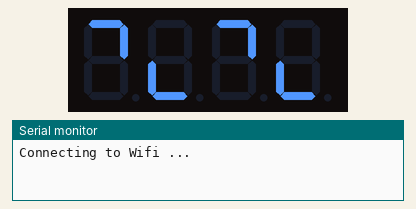
Bench run of a sketch on a simulated ESP8266 (NodeMCU). On the bench: 4-digit seven-segment display, the last lines printed to the serial monitor. WiFi joins after 1.5 s; servers stay silent unless stated; network time is answered at once with the bench clock; the local clock reads 2024-03-15 10:24:30 at power-on unless the sketch sets it.

Above: at 0.1 s.
At 0.8 s:
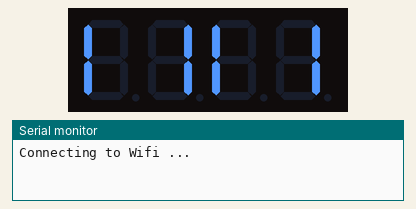
At 1.9 s:
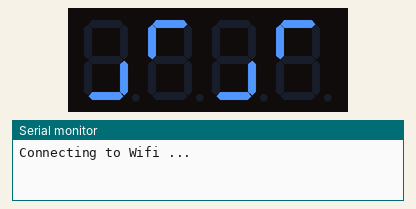
At 3.7 s:
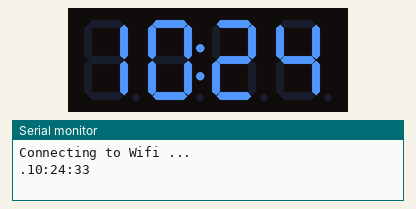
At 38.6 s:
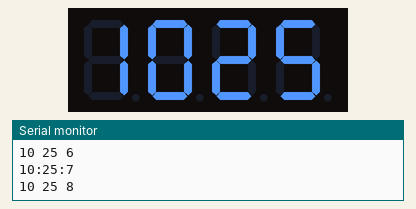

The sketch:

ESP8266-7-Segment-Clock.ino
```cpp
#include <Arduino.h>
#include <TM1637Display.h>
#include <NTPClient.h>
#include <ESP8266WiFi.h>
#include <WiFiUdp.h>

// Module connection pins (Digital Pins)
#define CLK 5
#define DIO 4

// Wifi Credentials
const char *ssid     = "Your_SSID";
const char *password = "Your_Password";


const long utcOffsetInSeconds = -5*60*60;

// Debugging?
const bool debugging = true;

String console;

// brightness // time
byte brightness[] = {      0,  //  unused
                           0,  //  1am
                           0,  //  2am
                           1,  //  3am
                           1,  //  4am
                           1,  //  5am
                           1,  //  6am
                           1,  //  7am
                           2,  //  8am
                           3,  //  9am
                           4,  //  10am
                           4,  //  11am
                           4,  //  12pm
                           4,  //  1pm
                           4,  //  2pm
                           4,  //  3pm
                           4,  //  4pm
                           4,  //  5pm
                           3,  //  6pm
                           3,  //  7pm
                           2,  //  8pm
                           2,  //  9pm
                           1,  //  10pm
                           0,  //  11pm
                           0   //  12am
                     };

byte data[4];
int loadData = 3;


TM1637Display display(CLK, DIO);
WiFiUDP ntpUDP;
NTPClient timeClient(ntpUDP, "pool.ntp.org", utcOffsetInSeconds);

void setup(){
    display.setBrightness(4);

    Serial.begin(115200);
    WiFi.begin(ssid, password);


    if( debugging) Serial.println( "Connecting to Wifi ...");
    while ( WiFi.status() != WL_CONNECTED ) {
         load(50, 50);
         if( debugging) Serial.print( ".");
    }
    timeClient.begin();
    timeClient.update();
    for( int y = 0; y++; y<100)
    {
    loading(50-3*sqrt(y));
    }
}

void loop()
{


      int minutes = timeClient.getMinutes();
      int seconds = timeClient.getSeconds();
      int hour = timeClient.getHours();
      int hour_12 = (hour+11)%12+1;

      display.setBrightness(brightness[hour]);

          for( int s = seconds; s < 60; s++){

            if ( s % 2) {
              display.showNumberDecEx(minutes, 0, true, 2, 2);
              display.showNumberDecEx(hour_12, 0b01000000, false, 2, 0);
              if( debugging) Serial.println( String(hour) + ":" + String(minutes) +":" + String(s));
              delay(968);
            }
            else {
              display.showNumberDecEx(minutes, 0, true, 2, 2);
              display.showNumberDecEx(hour_12, 0, false, 2, 0);
              if( debugging) Serial.println( String(hour) + " " + String(minutes) +" " + String(s));
              delay(968);
            }

          }

          minutes++;
          display.showNumberDecEx(minutes, 0, true, 2, 2);
          display.showNumberDecEx(hour_12, 0b01000000, false, 2, 0);
          if( debugging) Serial.println( String(hour) + " " + String(minutes) +" 0?");
          timeClient.update();

}

void load(int count, int frameDelay){
  for(int i = 0; i < count; i++){
    loading(frameDelay);
  }
}

void loading(int d){
      setData(loadData, (loadData << 3) % 63, loadData, (loadData << 3) % 63);
      loadData = (loadData << 1) % 63;
      delay(d);
}

void setData(int a, int b, int c, int d){
      data[0] = a;
      data[1] = b;
      data[2] = c;
      data[3] = d;

      display.setSegments(data);
}
```
